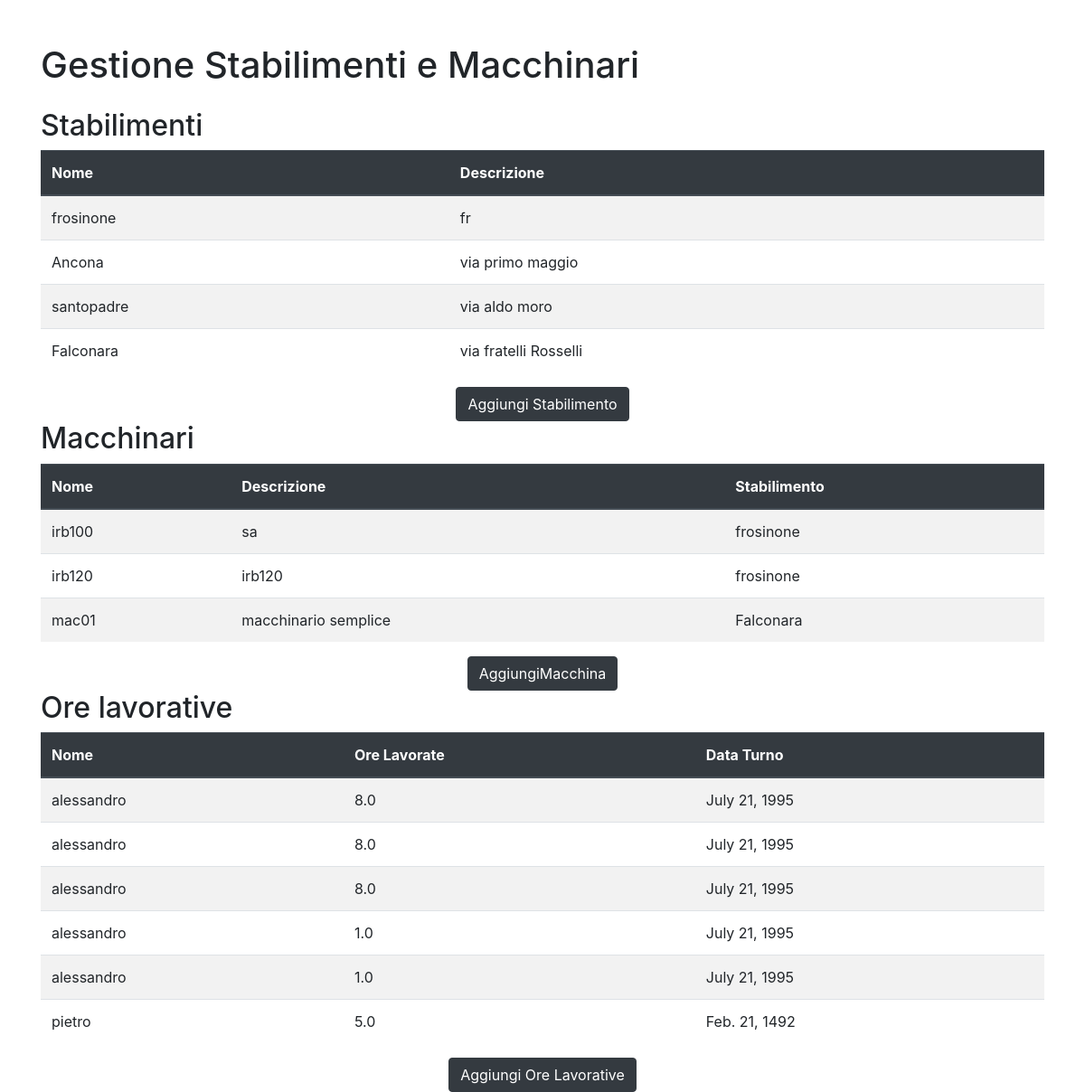
The app's page /, older data.
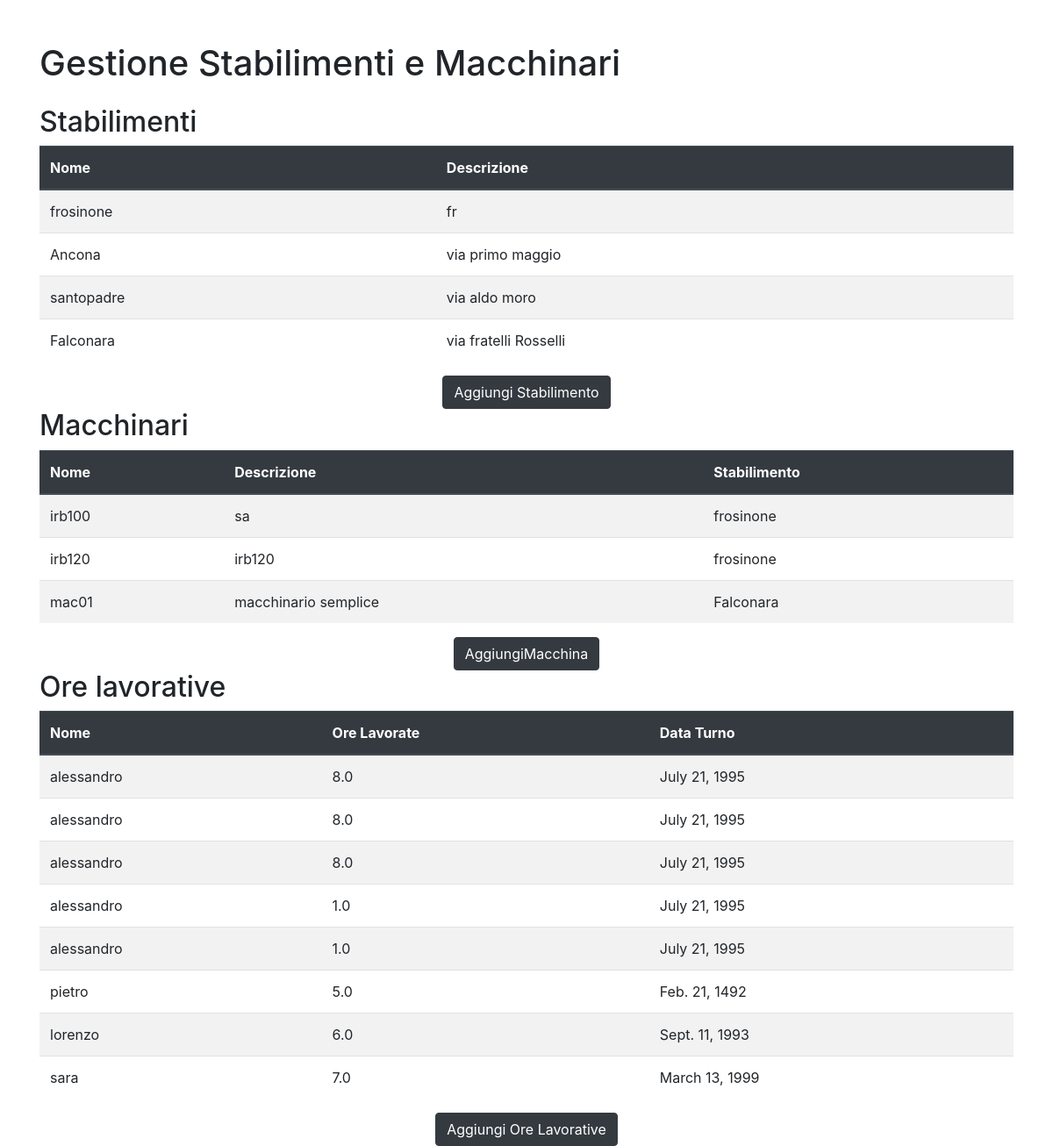
The same page, newer data.
### gestione/models.py (models this page shows, shortened)
class Stabilimento(models.Model):
      nome = models.CharField(max_length=100)
      descrizione = models.TextField()
      def __str__(self): #lo inserisco per poter visualizzare il nome dell'azienda come chiave esterna invece che object(13) come formato
         return f"{self.nome}"

class Macchinario(models.Model):
    codiceMacchinario = models.CharField(max_length=100,primary_key=True)
    nome = models.CharField(max_length=100)
    descrizione = models.TextField()
    stabilimento = models.ForeignKey(Stabilimento, on_delete=models.CASCADE)
    modello = models.CharField(max_length=24)

class WorkHour(models.Model):
    employee_name = models.CharField(max_length=100)
    date = models.DateField()
    hours_worked = models.DecimalField(max_digits=5, decimal_places=1)

### gestione/views.py (the view)
# urls.py: path('',home, name='home'),
def home(request):
    stab = Stabilimento.objects.all()
    macchine = Macchinario.objects.all()
    workhour= WorkHour.objects.all()
    content={
        'stabilimento':stab,
        'macchine':macchine,
        'workhour':workhour,
    }
    return render(request, 'gestione/home.html',{'content':content})

### gestione/templates/gestione/home.html (shortened to what this page needs)
<!DOCTYPE html>
<html lang="it">
<head>
    <link rel="stylesheet" href="https://maxcdn.bootstrapcdn.com/bootstrap/4.5.2/css/bootstrap.min.css">
</head>
<body>
    <div class="container mt-5">
        <h1 class="mb-4">Gestione Stabilimenti e Macchinari</h1>
        <h2>Stabilimenti</h2>
        <table class="table table-striped table-hover">
            <thead class="thead-dark">
                <tr>
                    <th>Nome</th>
                    <th> Descrizione</th>
                </tr>
            </thead>
            <tbody>
                {% for stabilimento in content.stabilimento %}
                <tr>
                    <td>{{ stabilimento.nome }}</td>
                    <td>{{ stabilimento.descrizione }}</td>
                </tr>
                {% empty %}
                <tr>
                    <td colspan="1">Nessuno stabilimento trovato.</td>
                </tr>
                {% endfor %}
            </tbody>
        </table>
        <div class="text-center">
            <a href="{% url 'aggiungi_stab' %}" class="btn btn-dark">Aggiungi Stabilimento</a>
        </div>
        <h2>Macchinari</h2>
        <table class="table table-striped table-hover">
            <thead class ="thead-dark">
                <tr>
                    <th>Nome</th>
                    <th>Descrizione</th>
                    <th>Stabilimento</th>
                </tr>
            </thead>
            <tbody>
                {% for macchinario in content.macchine %}
                <tr>
                    <td>{{ macchinario.nome }}</td>
                    <td>{{ macchinario.descrizione }}</td>
                    <td>{{ macchinario.stabilimento }}</td>
                </tr>
                {% empty %}
                <tr>
                    <td colspan="3">Nessun macchinario trovato.</td>
                </tr>
                {% endfor %}
            </tbody>
        </table>
        <div class="text-center">
            <a href="{% url 'aggiungi_macchina' %}" class="btn btn-dark">AggiungiMacchina</a>
        </div>
        <h2>Ore lavorative</h2>
        <table class="table table-striped table-hover">
            <thead class = "thead-dark">
                <tr>
                    <th>Nome</th>
                    <th>Ore Lavorate</th>
                    <th> Data Turno</th>
                </tr>
            </thead>
            <tbody>
                {% for workhour in content.workhour %}
                <tr>
                    <td>{{ workhour.employee_name }}</td>
                    <td>{{ workhour.hours_worked }}</td>
                    <td>{{ workhour.date }}</td>
                </tr>
                {% empty %}
                <tr>
                    <td colspan="3">Nessun turno trovato.</td>
                </tr>
                {% endfor %}
            </tbody>
        </table>
    </div>
    <div class="text-center">
        <a href="{% url 'record_work_hours' %}" class="btn btn-dark">Aggiungi Ore Lavorative</a>
    </div>
</body>
</html>

Row changes from the older to the newer data that the page shows:
added WorkHour: employee_name "lorenzo", hours_worked "6.0", date "Sept. 11, 1993"
added WorkHour: employee_name "sara", hours_worked "7.0", date "March 13, 1999"
